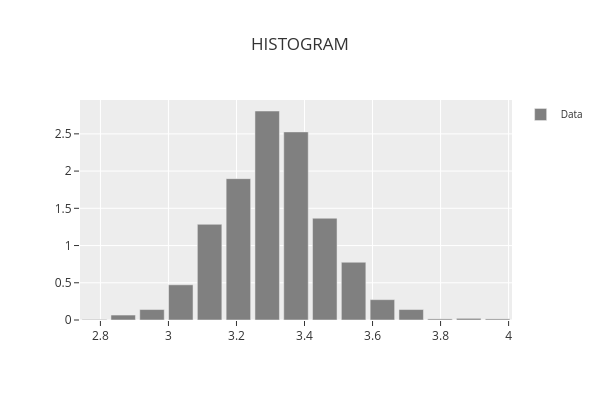

Notebook cell for this chart:
### Markdown cell above
**Plot a histogram to visualize the distribution**

### Code cell
phi.plot_histogram()

### Figure 1 — Plotly figure (JSON) as saved in the notebook; plotly's stock layout.template omitted (floating-point values rounded to 4 significant figures)
{"data": [{"marker": {"color": "rgba(128,128,128,1)"}, "name": "Data", "showlegend": true, "type": "bar", "x": [2.782, 2.867, 2.952, 3.036, 3.121, 3.206, 3.29, 3.375, 3.46, 3.544, 3.629, 3.714, 3.798, 3.883, 3.968], "y": [0.007387, 0.06648, 0.1403, 0.4727, 1.285, 1.898, 2.807, 2.526, 1.367, 0.7756, 0.2733, 0.1403, 0.01477, 0.02216, 0.01477]}], "layout": {"bargap": 0.15, "height": 400, "legend": {"font": {"size": 10}, "orientation": "v", "title": {"font": {"size": 10}}, "xanchor": "left", "y": 1, "yanchor": "auto"}, "title": {"text": "HISTOGRAM"}, "width": 600, "xaxis": {"title": {}}, "yaxis": {"title": {}}}}
